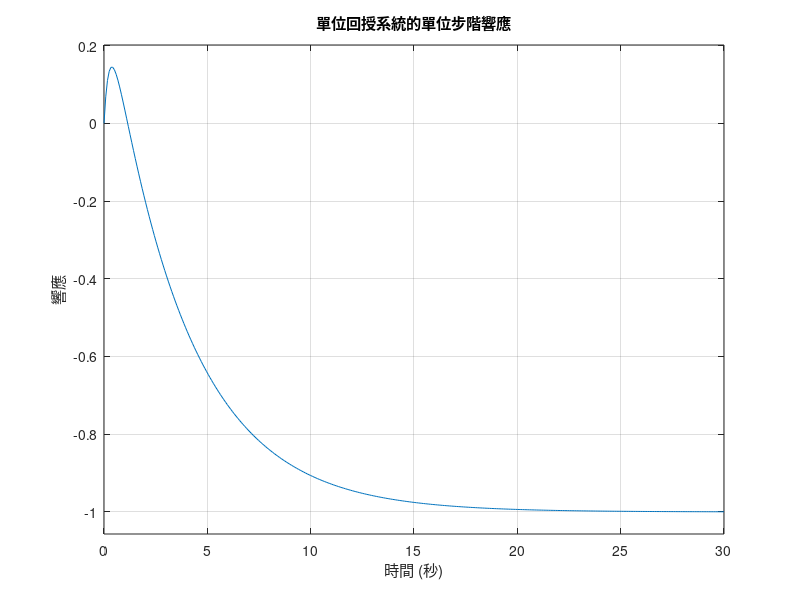

This figure's MATLAB source: (Note: this script raises an error after producing the figure.)
% Q165
% 給G(s)的極零點，求單位回授的二階步階響應

clear;
clc;

G_zeros = [1];
G_poles = [-2,-1];
G_gain = 1;


G = zpk(G_zeros, G_poles, G_gain);
disp('開迴路傳遞函數 G(s):');
disp(G);

% T(s) = G(s) / (1 + G(s))
% feedback (H=1)
T = feedback(G, 1);
disp('閉迴路傳遞函數 T(s):');
disp(T);


figure;
step(T);
grid on;
title('單位回授系統的單位步階響應');
xlabel('時間 (秒)');
ylabel('響應');

info = stepinfo(T);
disp('步階響應特性:');
disp(info);